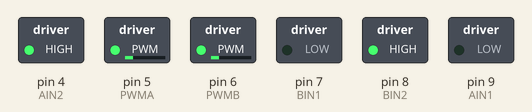
Bench run of a sketch on a simulated Arduino Uno, built with avr-gcc and run on an emulated ATmega328P. Parts: switched loads named in the sketch (green lamp = pin HIGH).

Above: at 0.1 s.
Timing chart, 0 to 1.6 s (numbered marks = the images above):
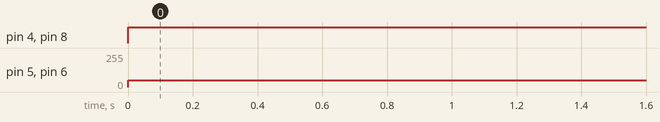

The sketch:

dc_motor.ino
```cpp
#include <Wire.h> // Si estás utilizando una placa Arduino, no es necesario incluir Wire.h

const int PWMA = 5; // Pin para la señal PWM del motor A
const int AIN2 = 4; // Pin para la entrada 2 del motor A
const int AIN1 = 9; // Pin para la entrada 1 del motor A


const int BIN1 = 7; // Pin para la entrada 1 del motor B
const int BIN2 = 8; // Pin para la entrada 2 del motor B
const int PWMB = 6; // Pin para la señal PWM del motor B

void setup() {
  // Configura los pines como salidas
  pinMode(AIN1, OUTPUT);
  pinMode(AIN2, OUTPUT);
  pinMode(PWMA, OUTPUT);
  pinMode(BIN1, OUTPUT);
  pinMode(BIN2, OUTPUT);
  pinMode(PWMB, OUTPUT);
}

void loop() {
  // Gira el motor B en la dirección opuesta durante 2 segundos
  digitalWrite(AIN1, LOW);
  digitalWrite(AIN2, HIGH);
  analogWrite(PWMA, 50); // Velocidad máxima

  // Gira el motor B en la dirección opuesta durante 2 segundos
  digitalWrite(BIN1, LOW);
  digitalWrite(BIN2, HIGH);
  analogWrite(PWMB, 50); // Velocidad máxima
}
```

Measured:
- by itself, pin 4 (AIN2), pin 8 (BIN2): LOW → HIGH at 0.00 s
- by itself, pin 5 (PWMA), pin 6 (PWMB): 0/255 → 50/255 at 0.00 s
